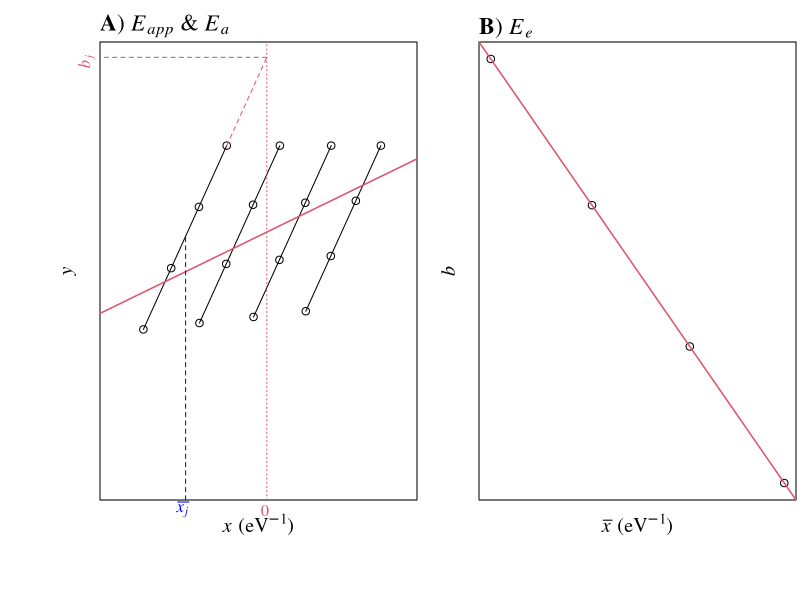

Here is the R script that generated this plot:

T.K <- function(x, Tref = 15,kb=8.62E-5) 1/((Tref+273)*kb) - 1/((x + 273)*kb)

#Plot four typical linear growth~temperature relationships and the fitness landscape under a given environmental temperature
#different xbar & Topt, 
dx   <- 7.5
xbar <- seq(dx, 30-dx, length.out = 4)
theta<- xbar + dx/2
xmin <- xbar - dx/2
xbar <- T.K(xbar)
theta<- T.K(theta)
xmin <- T.K(xmin)
Ea   <- 0.65
b0   <- log(2)
b    <- b0 - Ea * theta

pdf('Text/Fig1EappEe.pdf', height=6, width=9)
op <- par(font.lab = 1,
           family  = "serif",
           cex.lab = 1.2,
           oma     = c(2,2,0.1,0.1),
           cex.axis= 1.2,
           mgp     = c(1,.1,0),
           mar     = c(3,3,2,0.1),
           mfrow   = c(1,2))

temp    <- seq(-2, 35, 0.1)
temp    <- T.K(temp)
yrange  <- c(0.5, 3)

plot(temp, temp**2, xlim = c(T.K(0), T.K(30)), ylim = log(yrange), 
     xlab = expression(paste( italic(x)*' ('*eV^-1*')')),
     ylab = expression(paste( italic(y) ) ),
     xaxs = "i",
     yaxs = "i",
     xaxt = 'n',
     yaxt = 'n',
     type = 'n')

pool <- data.frame(X = c(), Y = c())

#Plot each TPC
for (i in 1:length(xbar)){
  curve(Ea*x + b[i], from = xmin[i], to = theta[i], add = T)
  #add data points
  X <- seq(xmin[i], theta[i], length.out = 4)
  Y <- Ea*X + b[i]
  points(X,Y)
  pool <- rbind(pool, data.frame(X,Y))
}

LMp <- lm(Y ~ X, pool)
abline(LMp, col=2, lwd=1.5)
abline(v=0, lty = 3, col = 2)
#add xbar [j]
segments(x0 = xbar[1], y0 = log(0.5), 
         x1 = xbar[1], y1 = Ea*xbar[1] + b[1],
         lty = 2, col = 'blue')

#add b[j]
segments(x0 = theta[1], y0 = Ea*theta[1] + b[1], 
         x1 = 0,   y1 = b[1],
         lty = 2, col = 2)

segments(x0 = 0,      y0 = b[1], 
         x1 = T.K(0), y1 = b[1],
         lty = 2, col = 2)

#add theta[j] and ym[j]
# segments(x0 = theta[1], y0 = Ea*theta[1] + b[1], 
#          x1 = theta[1], y1 = log(yrange[1]),
#          lty = 2, col = 3)
# segments(x0 = theta[1], y0 = Ea*theta[1] + b[1], 
#          x1 = T.K(0),   y1 = Ea*theta[1] + b[1],
#          lty = 2, col = 3)

mtext(expression(paste(bold(A)*') '*italic(E[app])*' & '*italic(E[a]))), adj=0, cex=1.4)
mtext(expression(paste(bar(italic( x[j] )))), side = 1, adj = .25, col = 'blue', line = .1)
#mtext(expression(paste(theta[j])),  side = 1, adj = .4,  col = 3,      line = .1)
mtext('0', side = 1, adj = .52, col = 2)
mtext(expression(paste(italic( b[j])) ),      side = 2, adj = .97, col = 2)
#mtext(expression(paste(y[mj])),     side = 2, adj = .77,  col = 3)

#b) plot Ee (b ~ xbar)
plot(xbar, b, 
     xlab = expression(paste(bar(italic(x)) *' ('*eV^-1*')')),
     ylab = expression(paste(italic(b))),
     xaxt = 'n',
     yaxt = 'n')
abline(lm(b ~ xbar), lwd = 1.5, col = 2 )
mtext(expression(paste(bold(B)*') '* italic(E[e]))), adj=0, cex=1.4)

dev.off()
